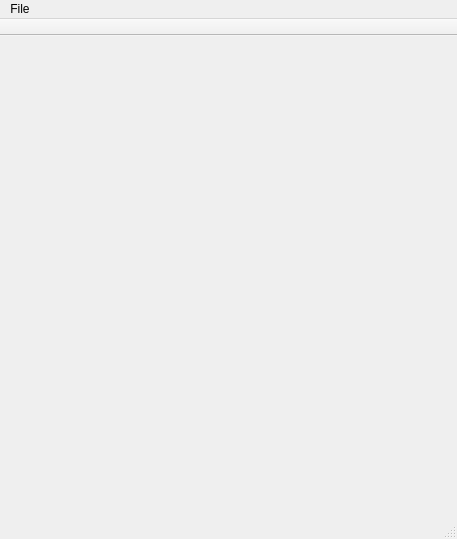
<?xml version="1.0" encoding="UTF-8"?>
<ui version="4.0">
 <class>MainWindow</class>
 <widget class="QMainWindow" name="MainWindow">
  <property name="geometry">
   <rect>
    <x>0</x>
    <y>0</y>
    <width>457</width>
    <height>539</height>
   </rect>
  </property>
  <property name="windowTitle">
   <string>MainWindow</string>
  </property>
  <widget class="QWidget" name="centralWidget">
   <property name="enabled">
    <bool>true</bool>
   </property>
   <layout class="QGridLayout" name="gridLayout"/>
  </widget>
  <widget class="QMenuBar" name="menuBar">
   <property name="geometry">
    <rect>
     <x>0</x>
     <y>0</y>
     <width>457</width>
     <height>22</height>
    </rect>
   </property>
   <widget class="QMenu" name="menuFile">
    <property name="title">
     <string>File</string>
    </property>
   </widget>
   <addaction name="menuFile"/>
  </widget>
  <widget class="QStatusBar" name="statusBar"/>
  <widget class="QToolBar" name="mainToolBar">
   <property name="statusTip">
    <string/>
   </property>
   <property name="movable">
    <bool>false</bool>
   </property>
   <attribute name="toolBarArea">
    <enum>TopToolBarArea</enum>
   </attribute>
   <attribute name="toolBarBreak">
    <bool>false</bool>
   </attribute>
  </widget>
 </widget>
 <layoutdefault spacing="6" margin="11"/>
 <resources/>
 <connections/>
</ui>
